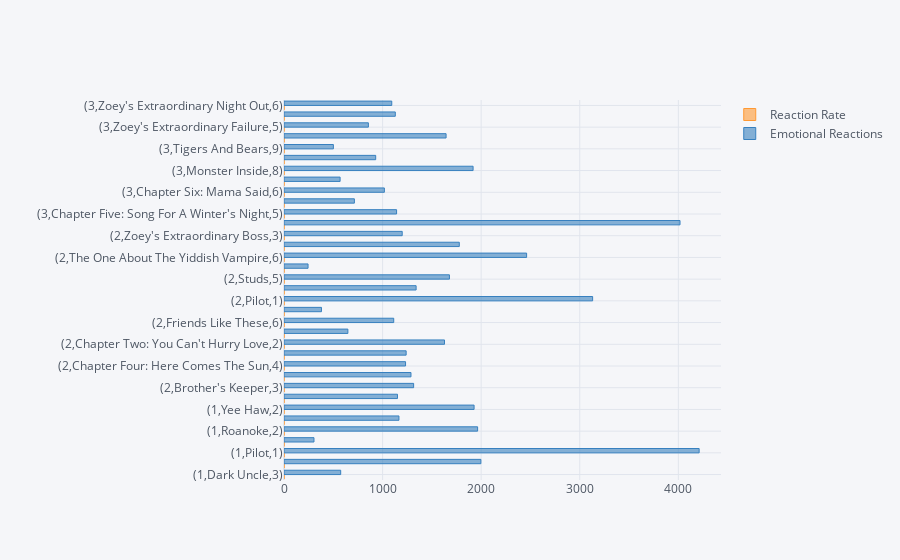

The notebook cell this image was saved under:
### Code cell
t5t_2mean[['Reaction Rate','Emotional Reactions']].iplot(kind='barh')

### Figure 1 — Plotly figure (JSON) as saved in the notebook; plotly's stock layout.template omitted (floating-point values rounded to 4 significant figures)
{"data": [{"marker": {"color": "rgba(255, 153, 51, 0.6)", "line": {"color": "rgba(255, 153, 51, 1.0)", "width": 1}}, "name": "Reaction Rate", "orientation": "h", "text": "", "type": "bar", "x": [0.391, 0.552, 0.424, 0.385, 0.557, 0.452, 0.133, 0.414, 0.572, 0.407, 0.361, 0.425, 0.391, 0.462, 0.398, 0.472, 0.3545, 0.46, 0.535, 0.543, 0.385, 0.446, 0.532, 0.453, 0.385, 0.341, 0.394, 0.406, 0.336, 0.36, 0.423, 0.699, 0.443, 0.518, 0.404], "y": ["(1,Dark Uncle,3)", "(1,Fish In A Barrel,1)", "(1,Pilot,1)", "(1,Que Viene El Coco,4)", "(1,Roanoke,2)", "(1,Texas Proud,3)", "(1,Yee Haw,2)", "(2,Act Of God,4)", "(2,Brother's Keeper,3)", "(2,Bum Steer,7)", "(2,Chapter Four: Here Comes The Sun,4)", "(2,Chapter Three: What Becomes Of The Broken Hearted,3)", "(2,Chapter Two: You Can't Hurry Love,2)", "(2,Foxhead,8)", "(2,Friends Like These,6)", "(2,In The Pines, In The Pines,7)", "(2,Pilot,1)", "(2,Promises,2)", "(2,Studs,5)", "(2,Tear Drinker,5)", "(2,The One About The Yiddish Vampire,6)", "(2,Zoey's Extraordinary Best Friend,2)", "(2,Zoey's Extraordinary Boss,3)", "(3,Awakening; Austin, We Have A Problem,9)", "(3,Chapter Five: Song For A Winter's Night,5)", "(3,Chapter Seven: Kiss Of The Spider Woman,7)", "(3,Chapter Six: Mama Said,6)", "(3,Marie,4)", "(3,Monster Inside,8)", "(3,Must/Can't,10)", "(3,Tigers And Bears,9)", "(3,Witness,5)", "(3,Zoey's Extraordinary Failure,5)", "(3,Zoey's Extraordinary Neighbor,4)", "(3,Zoey's Extraordinary Night Out,6)"]}, {"marker": {"color": "rgba(55, 128, 191, 0.6)", "line": {"color": "rgba(55, 128, 191, 1.0)", "width": 1}}, "name": "Emotional Reactions", "orientation": "h", "text": "", "type": "bar", "x": [575, 1997, 4211, 304, 1964, 1166, 1928, 1151, 1315, 1288, 1233, 1239, 1628, 648, 1113, 380, 3130.0, 1340, 1678, 244, 2461, 1778, 1199, 4017, 1142, 714, 1018, 569, 1918, 930, 501, 1644, 856, 1129, 1093], "y": ["(1,Dark Uncle,3)", "(1,Fish In A Barrel,1)", "(1,Pilot,1)", "(1,Que Viene El Coco,4)", "(1,Roanoke,2)", "(1,Texas Proud,3)", "(1,Yee Haw,2)", "(2,Act Of God,4)", "(2,Brother's Keeper,3)", "(2,Bum Steer,7)", "(2,Chapter Four: Here Comes The Sun,4)", "(2,Chapter Three: What Becomes Of The Broken Hearted,3)", "(2,Chapter Two: You Can't Hurry Love,2)", "(2,Foxhead,8)", "(2,Friends Like These,6)", "(2,In The Pines, In The Pines,7)", "(2,Pilot,1)", "(2,Promises,2)", "(2,Studs,5)", "(2,Tear Drinker,5)", "(2,The One About The Yiddish Vampire,6)", "(2,Zoey's Extraordinary Best Friend,2)", "(2,Zoey's Extraordinary Boss,3)", "(3,Awakening; Austin, We Have A Problem,9)", "(3,Chapter Five: Song For A Winter's Night,5)", "(3,Chapter Seven: Kiss Of The Spider Woman,7)", "(3,Chapter Six: Mama Said,6)", "(3,Marie,4)", "(3,Monster Inside,8)", "(3,Must/Can't,10)", "(3,Tigers And Bears,9)", "(3,Witness,5)", "(3,Zoey's Extraordinary Failure,5)", "(3,Zoey's Extraordinary Neighbor,4)", "(3,Zoey's Extraordinary Night Out,6)"]}], "layout": {"legend": {"bgcolor": "#F5F6F9", "font": {"color": "#4D5663"}}, "paper_bgcolor": "#F5F6F9", "plot_bgcolor": "#F5F6F9", "title": {"font": {"color": "#4D5663"}}, "xaxis": {"gridcolor": "#E1E5ED", "showgrid": true, "tickfont": {"color": "#4D5663"}, "title": {"font": {"color": "#4D5663"}, "text": ""}, "zerolinecolor": "#E1E5ED"}, "yaxis": {"gridcolor": "#E1E5ED", "showgrid": true, "tickfont": {"color": "#4D5663"}, "title": {"font": {"color": "#4D5663"}, "text": ""}, "zerolinecolor": "#E1E5ED"}}}
